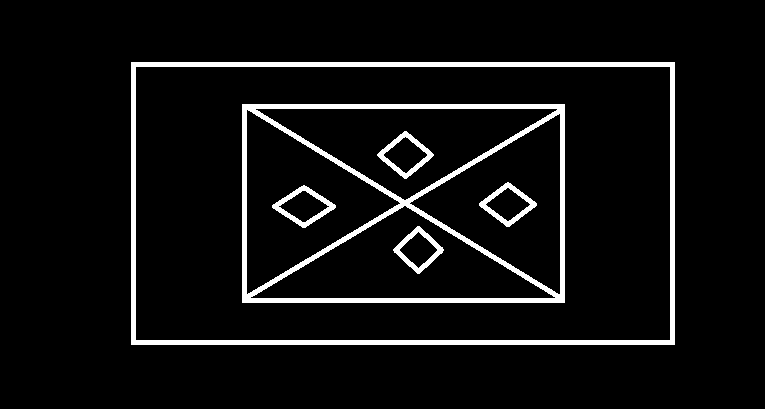
#> input picture ip.png, 765 x 409 px
$ jupyter execute robert_edge_detection.ipynb
#> lines starting #> are read from the running program, lines starting #| are printed output that depends on the picture; after the words box and inside, x2 and y2 are one past the last pixel; in counts of white or black regions, pixels touching at a corner belong together
#> `image = cv2.imread("ip.png",0)`: image: shape (409, 765); 6.2% white; 6 white regions, box (x1, y1, x2, y2) and area: (242, 104, 565, 303) 8728, (131, 62, 675, 345) 8170, (272, 185, 336, 228) 691, (377, 131, 434, 179) 660, (479, 182, 537, 227) 659, (393, 226, 444, 274) 624
[cell 1]
import cv2
import numpy as np

x_gradient = np.array([[1,0],[0,-1]])
y_gradient = np.array([[0,1],[-1,0]])

def padding (image):
    res_image = np.pad(image,((0,1),(0,1)), mode='constant', constant_values=0)
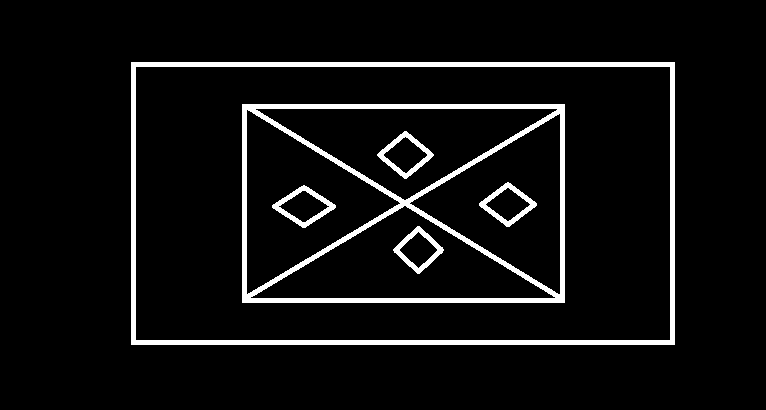
#> res_image: shape (410, 766); 6.2% white; 6 white regions, box (x1, y1, x2, y2) and area: (242, 104, 565, 303) 8728, (131, 62, 675, 345) 8170, (272, 185, 336, 228) 691, (377, 131, 434, 179) 660, (479, 182, 537, 227) 659, (393, 226, 444, 274) 624
    rows,col = np.shape(image)
#> rows = 409; col = 765
    filter_operation(x_gradient,y_gradient,res_image,image)

def filter_operation(x_gradient,y_gradient,res_image,image):
    rows,col = np.shape(image)
#> rows = 409; col = 765
    final_image = np.zeros([rows,col])
    image_xgrad = np.zeros([rows,col])
    image_ygrad = np.zeros([rows,col])

    for i in range(int(rows)):
        for j in range(int(col)):
            output1 = x_gradient[0][0] * res_image[i][j]
            output2 = x_gradient[0][1] * res_image[i][j+1]
            output3 = x_gradient[1][0] * res_image[i+1][j]
            output4 = x_gradient[1][1] * res_image[i+1][j+1]

            out = output1+output2+output3+output4
            if(out>= 255):
                out = 255
            if(out < 0):
                out = 0
            image_xgrad[i][j] = int(out)
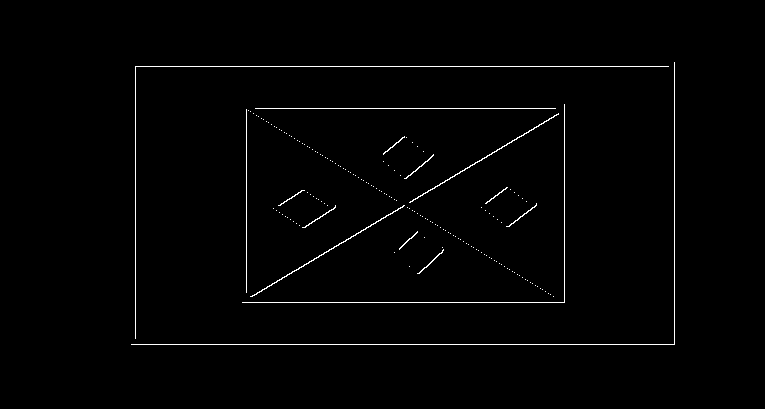
#> image_xgrad: shape (409, 765) float64; 1.2% white in thin lines or dots, all inside (x1, y1, x2, y2) = (131, 62, 675, 345)

    for i in range(int(rows)):
        for j in range(int(col)):
            output1 = y_gradient[0][0] * res_image[i][j]
            output2 = y_gradient[0][1] * res_image[i][j+1]
            output3 = y_gradient[1][0] * res_image[i+1][j]
            output4 = y_gradient[1][1] * res_image[i+1][j+1]

            out = output1+output2+output3+output4
            if(out>= 255):
                out = 255
            if(out < 0):
                out = 0
            image_ygrad[i][j] = int(out)
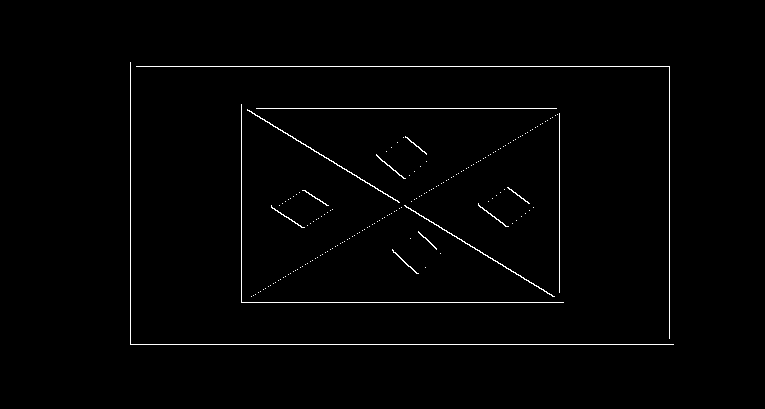
#> image_ygrad: shape (409, 765) float64; 1.2% white in thin lines or dots, all inside (x1, y1, x2, y2) = (130, 62, 674, 345)


    final_image = image_xgrad + image_ygrad
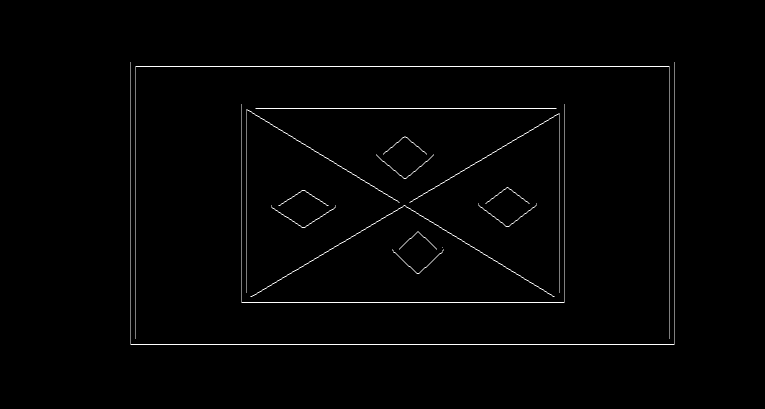
#> final_image: shape (409, 765) float64; min 0, max 510, mean 6; drawn with min black and max white
    cv2.imwrite('Robert.png',final_image)
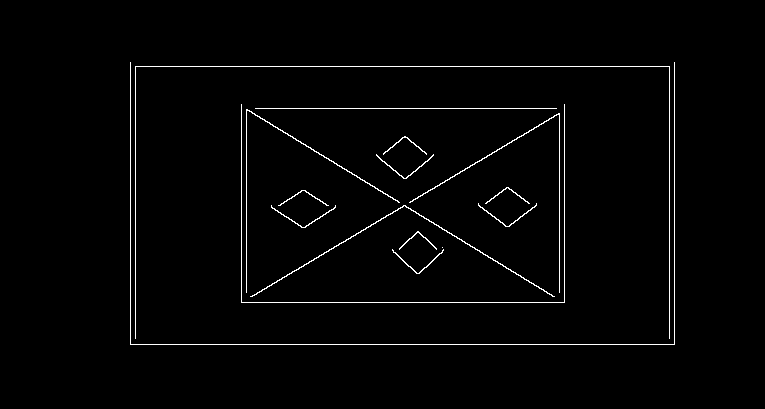
#> saved as Robert.png: shape (409, 765); 1.7% white in thin lines or dots, all inside (x1, y1, x2, y2) = (130, 62, 675, 345)
    #cv2.imwrite('GrayImage.png',image)
    print("\nPlease check your working directory for the Edges using Roberts Mask!!")

image = cv2.imread("ip.png",0)
padding(image)
